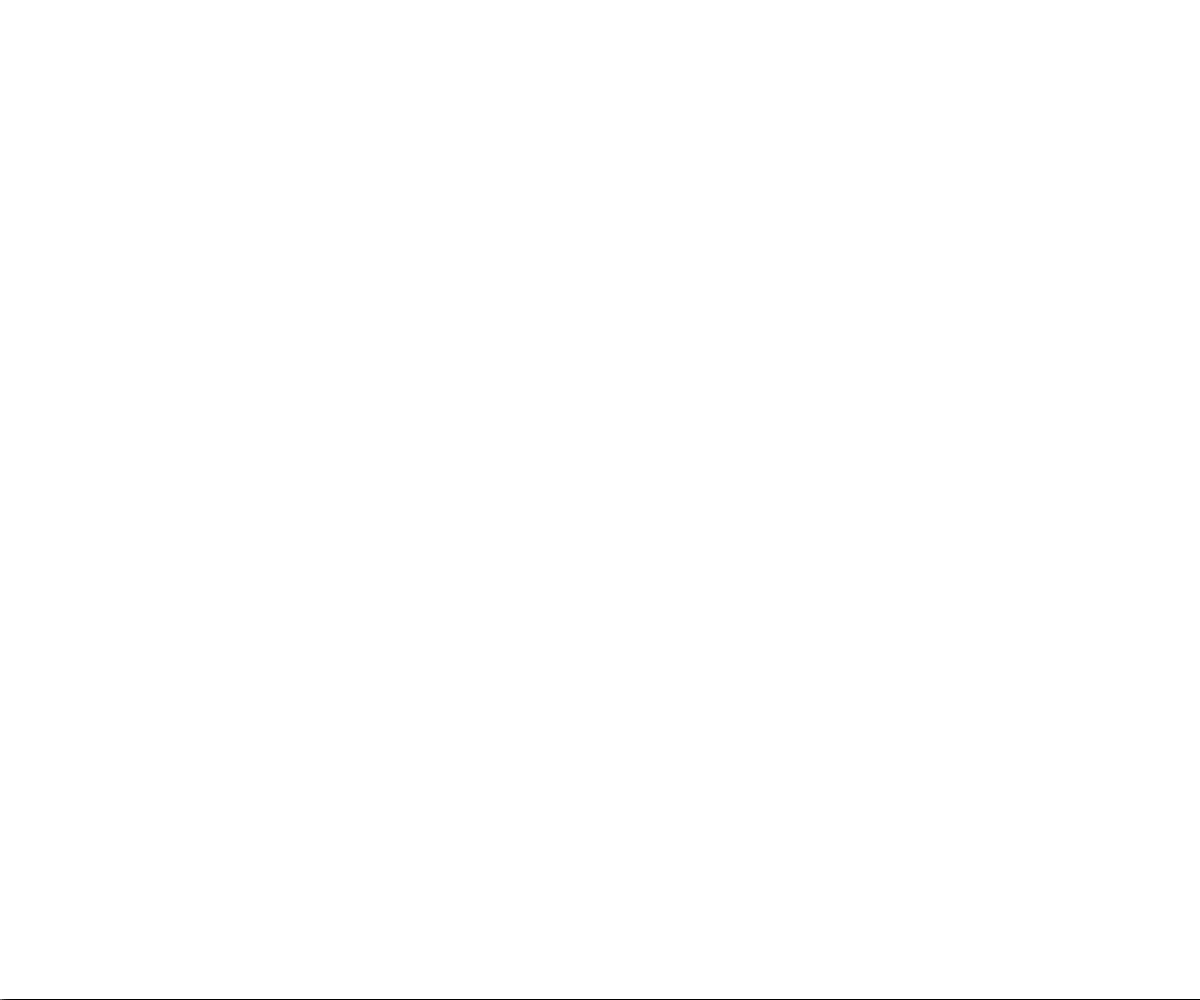
Frame 1 (no input)
Frame 60 (no input): identical to frame 1, image omitted
Frame 120 (the mouse pressed at the canvas centre since frame 60): identical to frame 1, image omitted

The p5.js sketch that drew this single still picture (run headless with seeded random() and noise() and a simulated clock; from frame 60 on, the mouse is pressed at the canvas centre):

// p5.js sketch
// ── sketch.js
// Project Title
// Your Name
// Date
//
// Extra for Experts:
// - describe what you did to take this project "above and beyond"

let rectwidth = 1;
function setup() {
  createCanvas(windowWidth, windowHeight);
  generateTerrain();
}

function generateTerrain(){
  rectMode(CORNER);
  for(let x = 0; x< width; x+= rectwidth){
    

    let rectHeight = random(50,500);
    let x2 = x + rectwidth;
    let y2 = height - rectHeight;
    rect(x,height,x2,y2);
  }
}

function draw() {
  //background(220);
}
